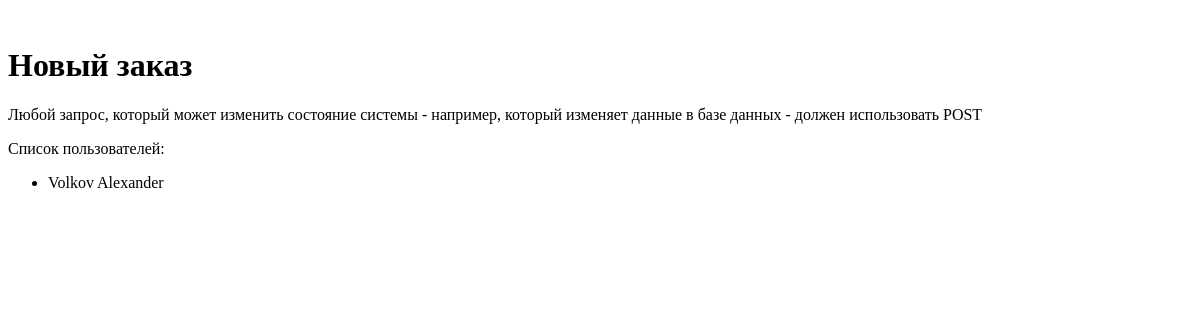
The page /lunch/order/ on the database as committed earlier.
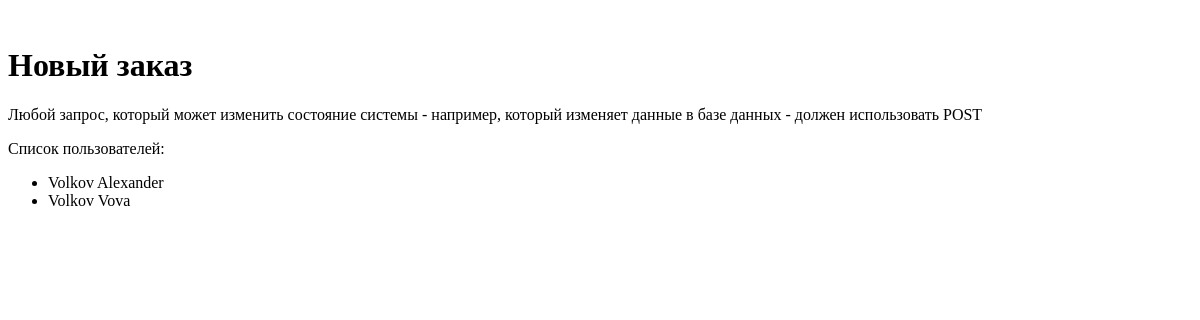
The same page on the database as committed later.
### lunch/models.py (models this page shows, shortened)
class User(models.Model):
    NameUser = models.CharField(max_length=100)
    SurnameUser = models.CharField(max_length=100)
    Login = models.CharField(max_length=100)
    Email = models.EmailField(max_length=100)
    Password = models.CharField(max_length=100)
    RegistrationDate = models.DateTimeField('registration date')
    Authority = models.CharField(max_length=10)
    Balance = models.FloatField()
    RegistrationCheck = models.BooleanField()

### lunch/views.py (the view)
def neworder(request):
    latest_user_list = User.objects.order_by('NameUser')
    context = {'latest_user_list': latest_user_list}
    return render(request, 'lunch/neworder.html', context)

### lunch/templates/lunch/neworder.html
﻿<h1>Новый заказ</h1>
<p>Любой запрос, который может изменить состояние системы - например, который изменяет данные в базе данных - должен использовать POST</p>
<p>Список пользователей:<p>
{% if latest_user_list %}
    <ul>
    {% for User in latest_user_list %}
        <li>{{ User.SurnameUser }} {{ User.NameUser }} </li>
    {% endfor %}
    </ul>
{% endif %}

Rows that differ between the two databases and show on the page:
added User: SurnameUser "Volkov", NameUser "Vova"
